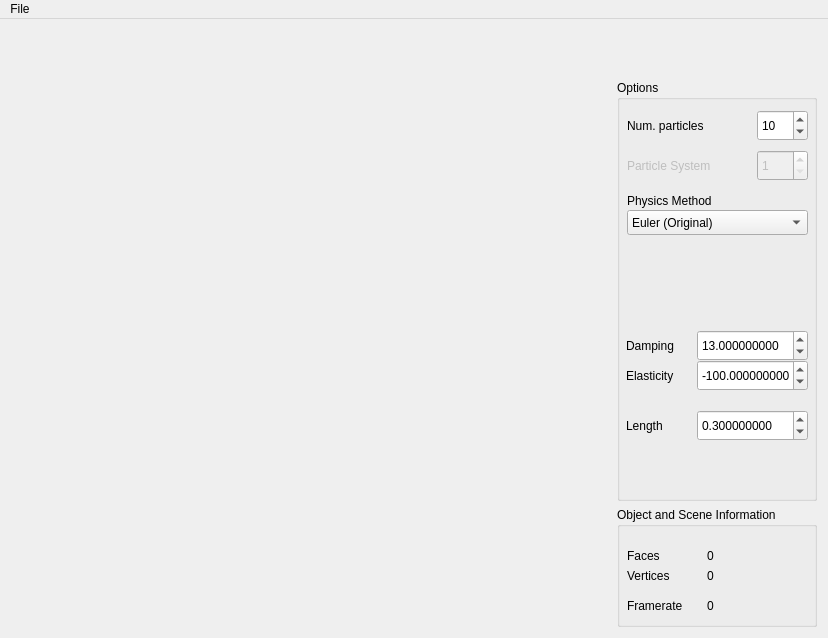
<?xml version="1.0" encoding="UTF-8"?>
<ui version="4.0">
 <class>MainWindow</class>
 <widget class="QMainWindow" name="MainWindow">
  <property name="geometry">
   <rect>
    <x>0</x>
    <y>0</y>
    <width>828</width>
    <height>638</height>
   </rect>
  </property>
  <property name="minimumSize">
   <size>
    <width>827</width>
    <height>618</height>
   </size>
  </property>
  <property name="baseSize">
   <size>
    <width>600</width>
    <height>600</height>
   </size>
  </property>
  <property name="windowTitle">
   <string>It Just Works™</string>
  </property>
  <widget class="QWidget" name="Widget">
   <property name="minimumSize">
    <size>
     <width>827</width>
     <height>0</height>
    </size>
   </property>
   <property name="baseSize">
    <size>
     <width>600</width>
     <height>600</height>
    </size>
   </property>
   <layout class="QHBoxLayout" name="horizontalLayout">
    <item>
     <widget class="GLWidget" name="glwidget" native="true">
      <property name="minimumSize">
       <size>
        <width>600</width>
        <height>600</height>
       </size>
      </property>
      <property name="maximumSize">
       <size>
        <width>16777215</width>
        <height>16777215</height>
       </size>
      </property>
      <property name="baseSize">
       <size>
        <width>600</width>
        <height>600</height>
       </size>
      </property>
     </widget>
    </item>
    <item>
     <layout class="QVBoxLayout" name="Configuration">
      <item>
       <spacer name="Spacer">
        <property name="orientation">
         <enum>Qt::Vertical</enum>
        </property>
        <property name="sizeType">
         <enum>QSizePolicy::Maximum</enum>
        </property>
        <property name="sizeHint" stdset="0">
         <size>
          <width>50</width>
          <height>50</height>
         </size>
        </property>
       </spacer>
      </item>
      <item>
       <widget class="QGroupBox" name="TreeOptions">
        <property name="minimumSize">
         <size>
          <width>200</width>
          <height>0</height>
         </size>
        </property>
        <property name="maximumSize">
         <size>
          <width>200</width>
          <height>16777215</height>
         </size>
        </property>
        <property name="title">
         <string>Options</string>
        </property>
        <widget class="QLabel" name="label">
         <property name="geometry">
          <rect>
           <x>10</x>
           <y>30</y>
           <width>121</width>
           <height>31</height>
          </rect>
         </property>
         <property name="text">
          <string>Num. particles</string>
         </property>
         <property name="wordWrap">
          <bool>true</bool>
         </property>
        </widget>
        <widget class="QSpinBox" name="spinBox">
         <property name="geometry">
          <rect>
           <x>140</x>
           <y>30</y>
           <width>51</width>
           <height>31</height>
          </rect>
         </property>
         <property name="minimum">
          <number>2</number>
         </property>
         <property name="maximum">
          <number>10000</number>
         </property>
         <property name="value">
          <number>10</number>
         </property>
        </widget>
        <widget class="QLabel" name="label_2">
         <property name="enabled">
          <bool>true</bool>
         </property>
         <property name="geometry">
          <rect>
           <x>9</x>
           <y>250</y>
           <width>121</width>
           <height>31</height>
          </rect>
         </property>
         <property name="text">
          <string>Damping</string>
         </property>
         <property name="wordWrap">
          <bool>true</bool>
         </property>
        </widget>
        <widget class="QDoubleSpinBox" name="doubleSpinBox">
         <property name="enabled">
          <bool>true</bool>
         </property>
         <property name="geometry">
          <rect>
           <x>80</x>
           <y>250</y>
           <width>111</width>
           <height>31</height>
          </rect>
         </property>
         <property name="decimals">
          <number>9</number>
         </property>
         <property name="minimum">
          <double>-10000.000000000000000</double>
         </property>
         <property name="maximum">
          <double>10000.000000000000000</double>
         </property>
         <property name="singleStep">
          <double>0.100000000000000</double>
         </property>
         <property name="stepType">
          <enum>QAbstractSpinBox::DefaultStepType</enum>
         </property>
         <property name="value">
          <double>13.000000000000000</double>
         </property>
        </widget>
        <widget class="QSpinBox" name="spinBox_2">
         <property name="enabled">
          <bool>false</bool>
         </property>
         <property name="geometry">
          <rect>
           <x>140</x>
           <y>70</y>
           <width>51</width>
           <height>31</height>
          </rect>
         </property>
         <property name="minimum">
          <number>1</number>
         </property>
         <property name="maximum">
          <number>3</number>
         </property>
         <property name="value">
          <number>1</number>
         </property>
        </widget>
        <widget class="QLabel" name="label_3">
         <property name="enabled">
          <bool>false</bool>
         </property>
         <property name="geometry">
          <rect>
           <x>10</x>
           <y>70</y>
           <width>121</width>
           <height>31</height>
          </rect>
         </property>
         <property name="text">
          <string>Particle System</string>
         </property>
        </widget>
        <widget class="QComboBox" name="comboBox">
         <property name="geometry">
          <rect>
           <x>10</x>
           <y>130</y>
           <width>181</width>
           <height>25</height>
          </rect>
         </property>
         <property name="currentText">
          <string>Euler (Original)</string>
         </property>
         <item>
          <property name="text">
           <string>Euler (Original)</string>
          </property>
         </item>
         <item>
          <property name="text">
           <string>Euler (Semi)</string>
          </property>
         </item>
         <item>
          <property name="text">
           <string>Verlet</string>
          </property>
         </item>
        </widget>
        <widget class="QLabel" name="label_4">
         <property name="geometry">
          <rect>
           <x>10</x>
           <y>110</y>
           <width>181</width>
           <height>21</height>
          </rect>
         </property>
         <property name="text">
          <string>Physics Method</string>
         </property>
        </widget>
        <widget class="QLabel" name="label_5">
         <property name="enabled">
          <bool>true</bool>
         </property>
         <property name="geometry">
          <rect>
           <x>9</x>
           <y>280</y>
           <width>121</width>
           <height>31</height>
          </rect>
         </property>
         <property name="text">
          <string>Elasticity</string>
         </property>
         <property name="wordWrap">
          <bool>true</bool>
         </property>
        </widget>
        <widget class="QDoubleSpinBox" name="doubleSpinBox_2">
         <property name="enabled">
          <bool>true</bool>
         </property>
         <property name="geometry">
          <rect>
           <x>80</x>
           <y>280</y>
           <width>111</width>
           <height>31</height>
          </rect>
         </property>
         <property name="decimals">
          <number>9</number>
         </property>
         <property name="minimum">
          <double>-10000.000000000000000</double>
         </property>
         <property name="maximum">
          <double>10000.000000000000000</double>
         </property>
         <property name="singleStep">
          <double>1.000000000000000</double>
         </property>
         <property name="value">
          <double>-100.000000000000000</double>
         </property>
        </widget>
        <widget class="QLabel" name="label_6">
         <property name="enabled">
          <bool>true</bool>
         </property>
         <property name="geometry">
          <rect>
           <x>9</x>
           <y>330</y>
           <width>121</width>
           <height>31</height>
          </rect>
         </property>
         <property name="text">
          <string>Length</string>
         </property>
         <property name="wordWrap">
          <bool>true</bool>
         </property>
        </widget>
        <widget class="QDoubleSpinBox" name="doubleSpinBox_3">
         <property name="enabled">
          <bool>true</bool>
         </property>
         <property name="geometry">
          <rect>
           <x>80</x>
           <y>330</y>
           <width>111</width>
           <height>31</height>
          </rect>
         </property>
         <property name="decimals">
          <number>9</number>
         </property>
         <property name="maximum">
          <double>10000.000000000000000</double>
         </property>
         <property name="singleStep">
          <double>0.050000000000000</double>
         </property>
         <property name="value">
          <double>0.300000000000000</double>
         </property>
        </widget>
       </widget>
      </item>
      <item>
       <widget class="QGroupBox" name="RenderOptions">
        <property name="sizePolicy">
         <sizepolicy hsizetype="Minimum" vsizetype="Minimum">
          <horstretch>0</horstretch>
          <verstretch>0</verstretch>
         </sizepolicy>
        </property>
        <property name="maximumSize">
         <size>
          <width>200</width>
          <height>120</height>
         </size>
        </property>
        <property name="baseSize">
         <size>
          <width>0</width>
          <height>100</height>
         </size>
        </property>
        <property name="title">
         <string>Object and Scene Information</string>
        </property>
        <widget class="QLabel" name="Label_NumFaces">
         <property name="geometry">
          <rect>
           <x>90</x>
           <y>40</y>
           <width>91</width>
           <height>17</height>
          </rect>
         </property>
         <property name="text">
          <string>0</string>
         </property>
        </widget>
        <widget class="QLabel" name="Label_Faces">
         <property name="geometry">
          <rect>
           <x>10</x>
           <y>40</y>
           <width>67</width>
           <height>17</height>
          </rect>
         </property>
         <property name="text">
          <string>Faces</string>
         </property>
        </widget>
        <widget class="QLabel" name="Label_Vertices">
         <property name="geometry">
          <rect>
           <x>10</x>
           <y>60</y>
           <width>67</width>
           <height>17</height>
          </rect>
         </property>
         <property name="text">
          <string>Vertices</string>
         </property>
        </widget>
        <widget class="QLabel" name="Label_NumVertices">
         <property name="geometry">
          <rect>
           <x>90</x>
           <y>60</y>
           <width>91</width>
           <height>17</height>
          </rect>
         </property>
         <property name="text">
          <string>0</string>
         </property>
        </widget>
        <widget class="QLabel" name="Label_Framerate">
         <property name="geometry">
          <rect>
           <x>10</x>
           <y>90</y>
           <width>71</width>
           <height>17</height>
          </rect>
         </property>
         <property name="text">
          <string>Framerate</string>
         </property>
        </widget>
        <widget class="QLabel" name="Label_NumFramerate">
         <property name="geometry">
          <rect>
           <x>90</x>
           <y>90</y>
           <width>91</width>
           <height>17</height>
          </rect>
         </property>
         <property name="text">
          <string>0</string>
         </property>
        </widget>
       </widget>
      </item>
     </layout>
    </item>
   </layout>
  </widget>
  <widget class="QMenuBar" name="menuBar">
   <property name="geometry">
    <rect>
     <x>0</x>
     <y>0</y>
     <width>828</width>
     <height>22</height>
    </rect>
   </property>
   <widget class="QMenu" name="menuFile">
    <property name="title">
     <string>File</string>
    </property>
    <addaction name="actionQuit"/>
    <addaction name="actionLoad"/>
   </widget>
   <addaction name="menuFile"/>
  </widget>
  <action name="actionQuit">
   <property name="text">
    <string>Quit</string>
   </property>
  </action>
  <action name="actionLoad">
   <property name="text">
    <string>Load Model</string>
   </property>
   <property name="toolTip">
    <string>Load Model</string>
   </property>
  </action>
  <action name="actionLoad_Specular">
   <property name="text">
    <string>Load Specular</string>
   </property>
  </action>
  <action name="actionLoad_Diffuse">
   <property name="text">
    <string>Load Diffuse</string>
   </property>
  </action>
 </widget>
 <layoutdefault spacing="6" margin="11"/>
 <customwidgets>
  <customwidget>
   <class>GLWidget</class>
   <extends>QWidget</extends>
   <header>glwidget.h</header>
   <container>1</container>
   <slots>
    <signal>SetFaces(QString)</signal>
    <signal>SetVertices(QString)</signal>
    <signal>SetFramerate(QString)</signal>
    <slot>SetReflection(bool)</slot>
    <slot>SetBRDF(bool)</slot>
    <slot>SetFresnelB(double)</slot>
    <slot>SetFresnelG(double)</slot>
    <slot>SetFresnelR(double)</slot>
    <slot>SetRefraction(bool)</slot>
    <slot>SetGeometryFunction(double)</slot>
    <slot>SetNumInstances(int)</slot>
    <slot>SetDistanceOffset(int)</slot>
    <slot>SetDistanceOffset(double)</slot>
    <slot>SetLevelOfDetail(int)</slot>
    <slot>SetMethod(QString)</slot>
    <slot>SetDamping(double)</slot>
    <slot>SetElasticity(double)</slot>
    <slot>SetLength(double)</slot>
   </slots>
  </customwidget>
 </customwidgets>
 <resources/>
 <connections>
  <connection>
   <sender>glwidget</sender>
   <signal>SetFaces(QString)</signal>
   <receiver>Label_NumFaces</receiver>
   <slot>setText(QString)</slot>
   <hints>
    <hint type="sourcelabel">
     <x>569</x>
     <y>566</y>
    </hint>
    <hint type="destinationlabel">
     <x>796</x>
     <y>564</y>
    </hint>
   </hints>
  </connection>
  <connection>
   <sender>glwidget</sender>
   <signal>SetVertices(QString)</signal>
   <receiver>Label_NumVertices</receiver>
   <slot>setText(QString)</slot>
   <hints>
    <hint type="sourcelabel">
     <x>593</x>
     <y>587</y>
    </hint>
    <hint type="destinationlabel">
     <x>796</x>
     <y>584</y>
    </hint>
   </hints>
  </connection>
  <connection>
   <sender>glwidget</sender>
   <signal>SetFramerate(QString)</signal>
   <receiver>Label_NumFramerate</receiver>
   <slot>setText(QString)</slot>
   <hints>
    <hint type="sourcelabel">
     <x>607</x>
     <y>623</y>
    </hint>
    <hint type="destinationlabel">
     <x>796</x>
     <y>614</y>
    </hint>
   </hints>
  </connection>
  <connection>
   <sender>doubleSpinBox</sender>
   <signal>valueChanged(double)</signal>
   <receiver>glwidget</receiver>
   <slot>SetDistanceOffset(double)</slot>
   <hints>
    <hint type="sourcelabel">
     <x>806</x>
     <y>368</y>
    </hint>
    <hint type="destinationlabel">
     <x>541</x>
     <y>224</y>
    </hint>
   </hints>
  </connection>
  <connection>
   <sender>spinBox_2</sender>
   <signal>valueChanged(int)</signal>
   <receiver>glwidget</receiver>
   <slot>SetLevelOfDetail(int)</slot>
   <hints>
    <hint type="sourcelabel">
     <x>806</x>
     <y>328</y>
    </hint>
    <hint type="destinationlabel">
     <x>575</x>
     <y>335</y>
    </hint>
   </hints>
  </connection>
  <connection>
   <sender>comboBox</sender>
   <signal>currentTextChanged(QString)</signal>
   <receiver>glwidget</receiver>
   <slot>SetMethod(QString)</slot>
   <hints>
    <hint type="sourcelabel">
     <x>806</x>
     <y>242</y>
    </hint>
    <hint type="destinationlabel">
     <x>574</x>
     <y>296</y>
    </hint>
   </hints>
  </connection>
  <connection>
   <sender>spinBox</sender>
   <signal>valueChanged(int)</signal>
   <receiver>glwidget</receiver>
   <slot>SetNumInstances(int)</slot>
   <hints>
    <hint type="sourcelabel">
     <x>778</x>
     <y>135</y>
    </hint>
    <hint type="destinationlabel">
     <x>581</x>
     <y>184</y>
    </hint>
   </hints>
  </connection>
  <connection>
   <sender>doubleSpinBox</sender>
   <signal>valueChanged(double)</signal>
   <receiver>glwidget</receiver>
   <slot>SetDamping(double)</slot>
   <hints>
    <hint type="sourcelabel">
     <x>766</x>
     <y>354</y>
    </hint>
    <hint type="destinationlabel">
     <x>573</x>
     <y>451</y>
    </hint>
   </hints>
  </connection>
  <connection>
   <sender>doubleSpinBox_2</sender>
   <signal>valueChanged(double)</signal>
   <receiver>glwidget</receiver>
   <slot>SetElasticity(double)</slot>
   <hints>
    <hint type="sourcelabel">
     <x>782</x>
     <y>381</y>
    </hint>
    <hint type="destinationlabel">
     <x>590</x>
     <y>410</y>
    </hint>
   </hints>
  </connection>
  <connection>
   <sender>doubleSpinBox_3</sender>
   <signal>valueChanged(double)</signal>
   <receiver>glwidget</receiver>
   <slot>SetLength(double)</slot>
   <hints>
    <hint type="sourcelabel">
     <x>776</x>
     <y>436</y>
    </hint>
    <hint type="destinationlabel">
     <x>547</x>
     <y>484</y>
    </hint>
   </hints>
  </connection>
 </connections>
 <slots>
  <signal>updated_plane(double,double,double,double,bool)</signal>
  <slot>toggle_transfer_function_dialog()</slot>
 </slots>
</ui>
